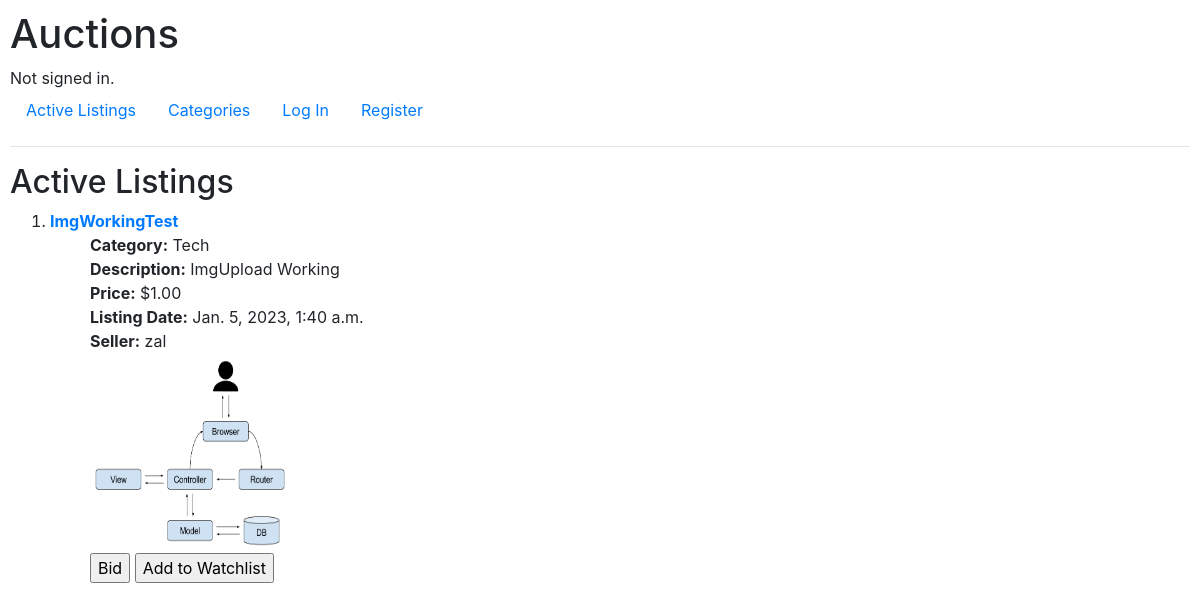
The app's page /, older data.
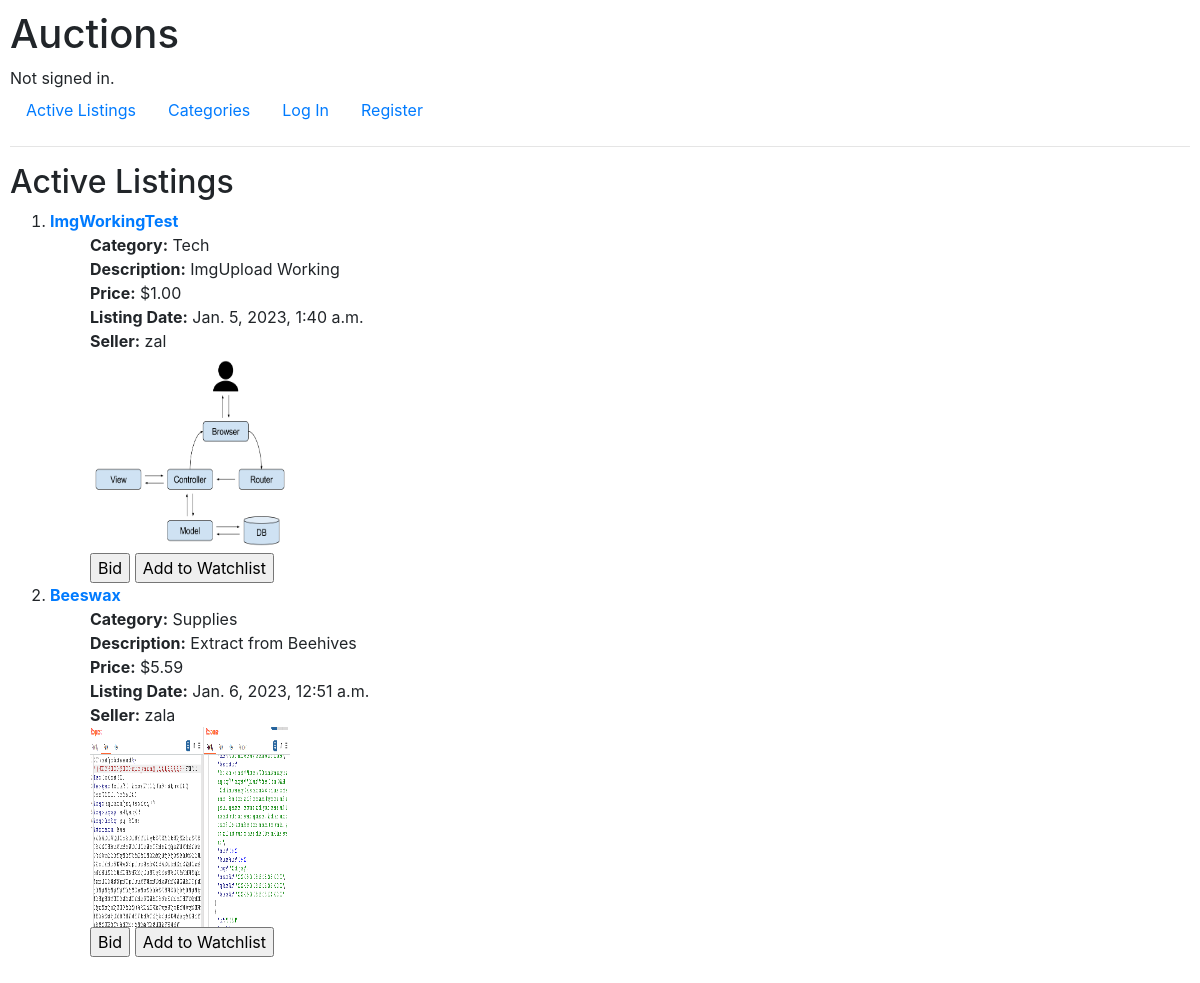
The same page, newer data.
### auctions/models.py (models this page shows, shortened)
class Listings(models.Model):
    item_name = models.CharField(unique=False, max_length=255)
    description = models.TextField()
    category = models.CharField(max_length=255, default="None", unique=False)
    price = models.DecimalField(max_digits = 14, decimal_places=2, null=False, blank=True, default=0)
    date_created = models.DateTimeField(auto_now=True)
    image = models.ImageField(upload_to='images/', blank=True, null=True)
    owner = models.CharField(unique=False, max_length=255)

### auctions/views.py (the view)
# urls.py: path("", views.index, name="index"),
def index(request):
    queries = Listings.objects.all()
    return render(request, "index.html", {
        "data" : queries
    })

### auctions/templates/index.html
{% extends "layout.html" %}
{% block body %}
    <h2>Active Listings</h2>
{% if data %}
    <div>
    <ol>
        {% for dat in data %}
        <li><b><a href="{% url 'listings' %}">{{ dat.item_name }}</a></b></li>
        <ul>
            <li><strong>Category:</strong> {{ dat.category }}</li>
            <li><strong>Description:</strong> {{ dat.description }} </li>
            <li><strong>Price:</strong> ${{ dat.price }}</li>
            <li><strong>Listing Date:</strong> {{dat.date_created}} </li>
            <li><strong>Seller:</strong> {{ dat.owner }} </li>
            <img src= http://127.0.0.1:8000/media/{{dat.image}} width="200" height="200"/>
            <br>
            <input type="submit" value="Bid" name="Bid"/>
            <input type="submit" value="Add to Watchlist" name="Watchlist"/>
        </ul>
        {% endfor %}
    </ol>
    </div>
{% else %}
    No active Listings
{% endif %}
{% endblock %}

### auctions/templates/layout.html (shortened to what this page needs)
{% load static %}
<!DOCTYPE html>
<html lang="en">
    <head>
        <link rel="stylesheet" href="https://stackpath.bootstrapcdn.com/bootstrap/4.4.1/css/bootstrap.min.css">
        <link href="{% static 'auctions/styles.css' %}" rel="stylesheet">
    </head>
    <body>
        <h1>Auctions</h1>
        <div>
            {% if user.is_authenticated %}
                Signed in as <strong>{{ user.username }}</strong>.
            {% else %}
                Not signed in.
            {% endif %}
        </div>
        <ul class="nav">
            <li class="nav-item">
                <a class="nav-link" href="{% url 'index' %}">Active Listings</a>
            </li>
            <li class="nav-item">
                <a class="nav-link" href="{% url 'categories' %}">Categories</a>
            </li>
            {% if user.is_authenticated %}
                <li class="nav-item">
                    <a class="nav-link" href="{% url 'watchlist' %}">Watchlist</a>
                </li>
                <li class="nav-item">
                    <a class="nav-link" href="{% url 'createlisting' %}">Create Listing</a>
                </li>
                <li class="nav-item">
                    <a class="nav-link" href="{% url 'edit_profile' %}">Edit Profile</a>
                </li>
                <li class="nav-item">
                    <a class="nav-link" href="{% url 'logout' %}">Log Out</a>
                </li>
            {% else %}
                <li class="nav-item">
                    <a class="nav-link" href="{% url 'login' %}">Log In</a>
                </li>
                <li class="nav-item">
                    <a class="nav-link" href="{% url 'register' %}">Register</a>
                </li>
            {% endif %}
        </ul>
        <hr>
        {% block body %}
        {% endblock %}
    </body>
</html>

### auctions/static/auctions/styles.css (style rules this page uses)
body { padding: 10px; }
ul { list-style-type: none; }

Row changes from the older to the newer data that the page shows:
added Listings: item_name "Beeswax", category "Supplies", description "Extract from Beehives", price "5.59", date_created "Jan. 6, 2023, 12:51 a.m.", owner "zala", image (picture)
